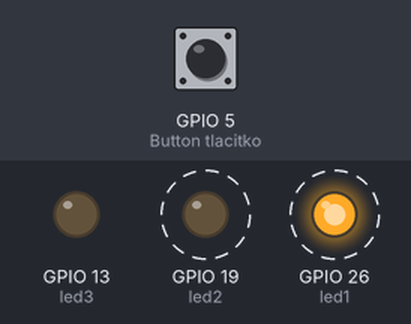
A program run on a simulated Raspberry Pi (BCM pin numbers). Parts: output pins drawn as LEDs (lit = HIGH). Dashed ring = blinking. The inputs (shaded band) are chosen by the test bench; at power-on: GPIO 5 (Button tlacitko) HIGH.

Above: at 1.2 s.
1.3 s: GPIO 5 (Button tlacitko) pulled LOW for 0.15 s
At 1.9 s:
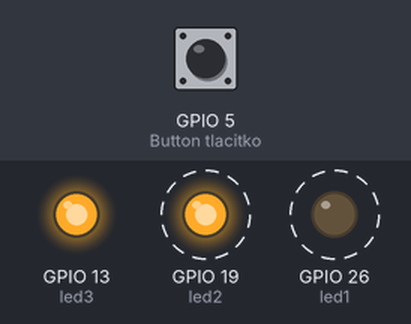
4.3 s: GPIO 5 (Button tlacitko) pulled LOW for 1 s
At 4.9 s:
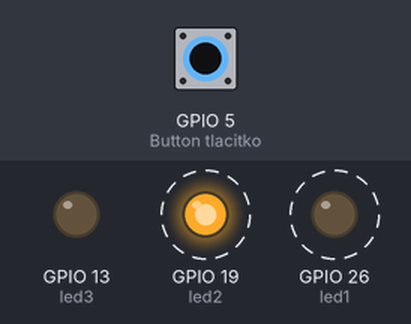
8.0 s: GPIO 5 (Button tlacitko) pulled LOW for 3.2 s
At 8.4 s:
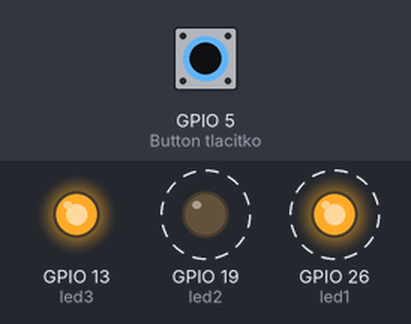
Timing chart, 0 to 18.7 s (numbered marks = the images above; inputs shaded):
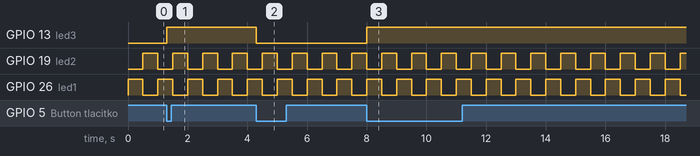

Measured:
- after the input at 1.3 s, GPIO 13 (led3): LOW → HIGH at once
- after the input at 4.3 s, GPIO 13 (led3): HIGH → LOW at once
- after the input at 8.0 s, GPIO 13 (led3): LOW → HIGH at once
- by itself, GPIO 19 (led2), GPIO 26 (led1): alternates HIGH for 0.50 s and LOW for 0.50 s

The program:

event_handler.py
```python
from time import sleep

from gpiozero import LED, Button


def press():
    global led3, tlacitko
    led3.toggle()


tlacitko = Button(5, bounce_time=.05)
led1 = LED(26)
led2 = LED(19)
led3 = LED(13)

tlacitko.when_activated = press

try:
    while True:
        led2.off()
        led1.on()
        sleep(.5)
        led1.off()
        led2.on()
        sleep(.5)
except KeyboardInterrupt:
    led1.off()
    led2.off()
    led3.off()
```
